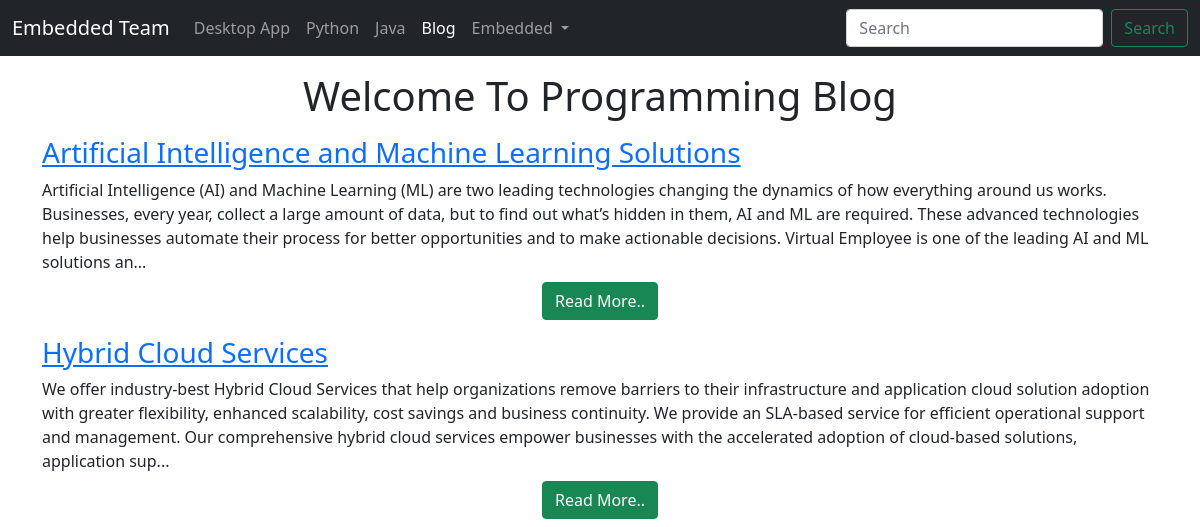
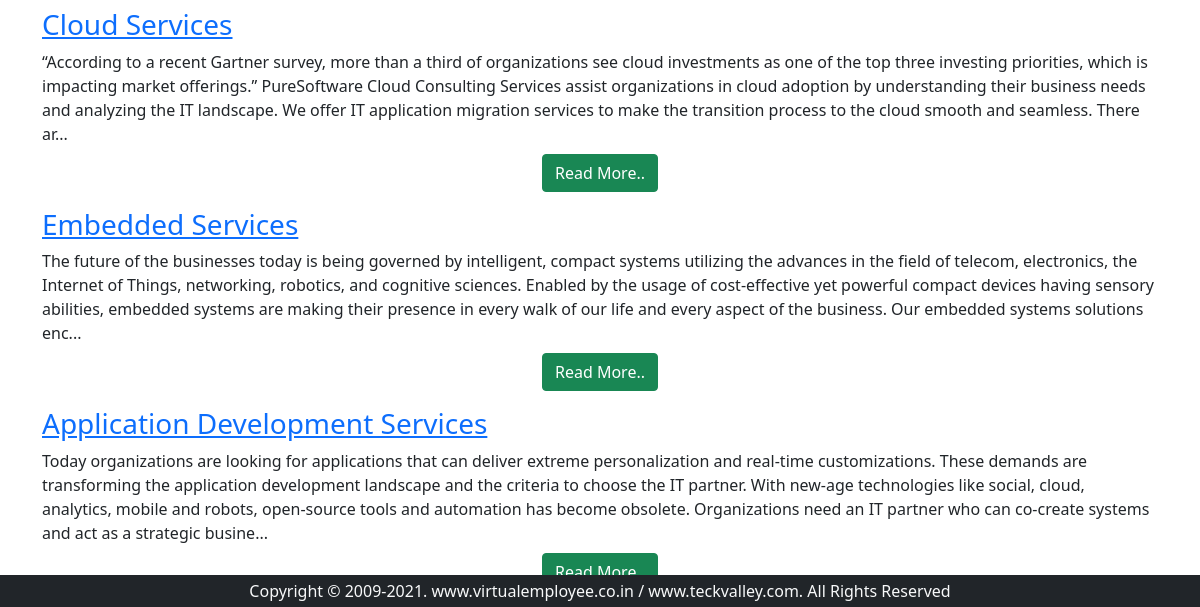
/blog/, run on an earlier commit of the app's database (2 pictures, top to bottom).
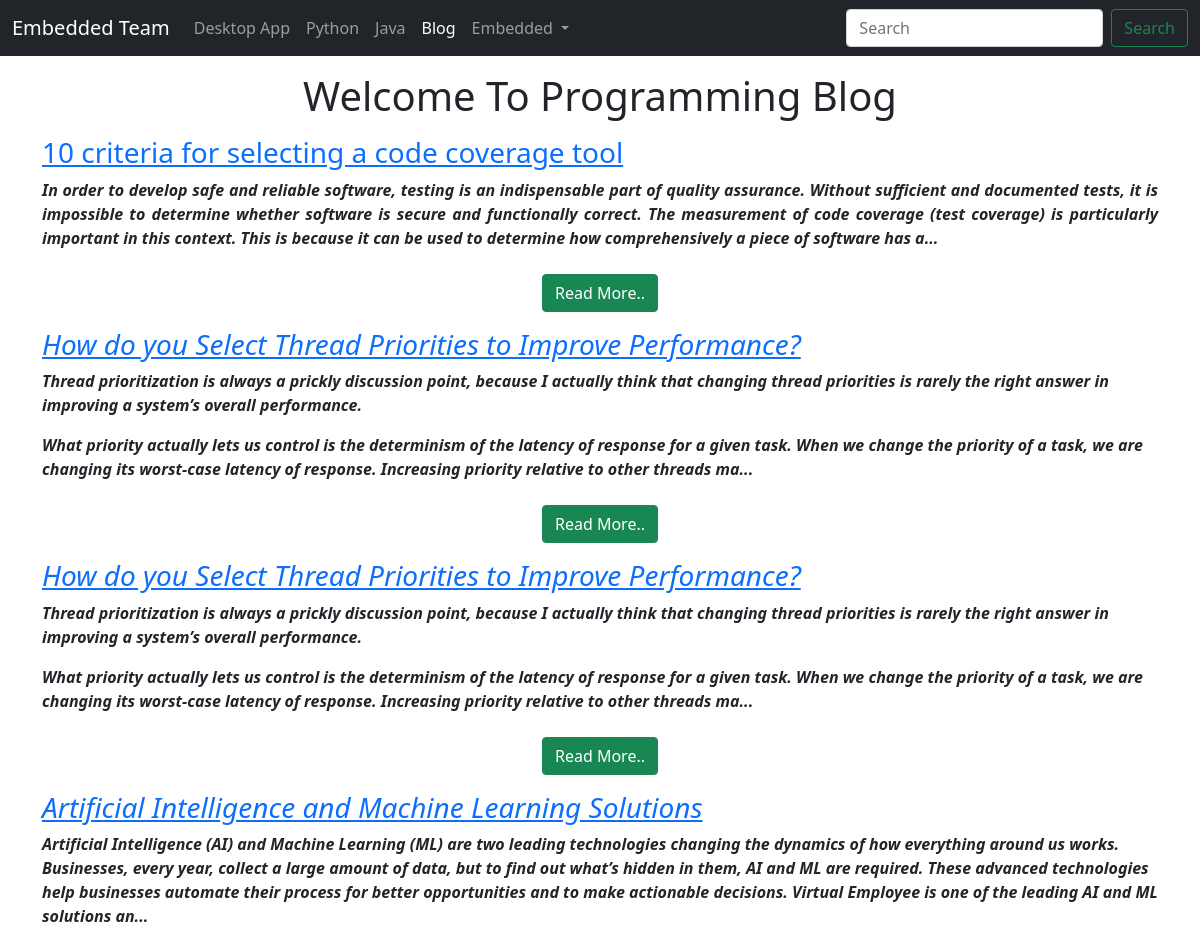
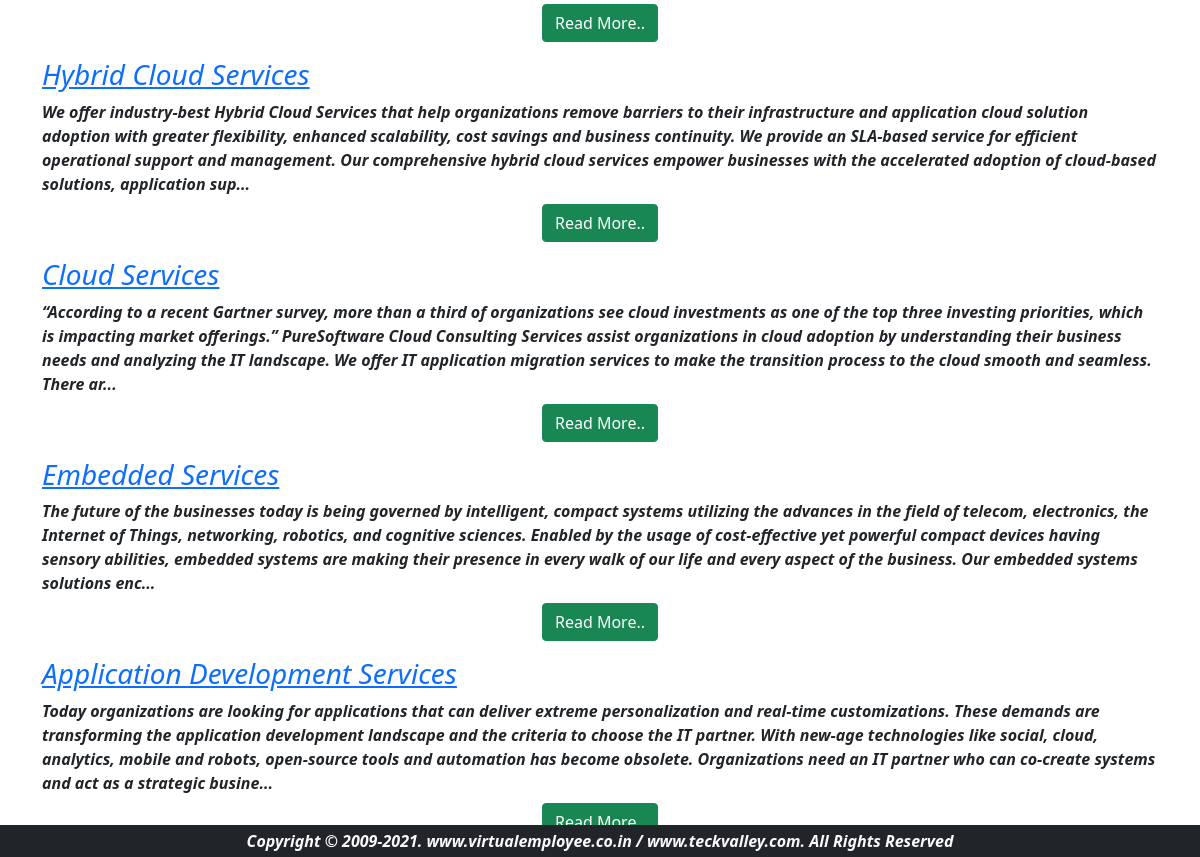
And on a later commit of the database (2 pictures, top to bottom).
### home/models.py (models this page shows, shortened)
class Blog(models.Model):
    sno=models.AutoField(primary_key=True)
    title=models.CharField(max_length=300)
    content=RichTextUploadingField()
    slug=models.CharField(max_length=100)
    time=models.DateTimeField(auto_now_add=True)

### home/views.py (the view)
# urls.py: path('blog/', views.blog, name='blog'),
def blog(request):
    blog=Blog.objects.all().order_by('-time')
    '''
    no_of_posts=4
    page=request.GET.get('page')
    if page is None:
        page=1
    else:
        page=int(page)
    blog=Blog.objects.all().order_by('-time')[(page-1)*no_of_posts:page*no_of_posts]
    length=len(blog)
    if page>1:
        prev=page-1
    else:
        prev=None

    if page<math.ceil(length/no_of_posts):
        nxt=page+1
    else:
        nxt=None
    '''
    return render(request,'blog.html',{'blog':blog})

### templates/blog.html (shortened to what this page needs)
{%extends "base.html"%}
{%block blogactive %}active{%endblock blogactive%}
{%block body%}
<div class="container">
    <h1 class="my-3 text-center">Welcome To Programming Blog</h1>
    {%for blog in blog%}
    <div class="my-2">
        <h3 class="mt-0"><a href="/blogpost/{{blog.slug}}">{{blog.title}}</a> </h3>
        <div>
            {{blog.content | slice:450 | safe}}...
        </div>
        <div class="class text-center">
        <a href="/blogpost/{{blog.slug}}"><button type="button" class="btn btn-success my-2">Read More..</button></a>
        </div>
    </div>
   {%endfor%}
</div>
{%endblock body%}

What changed in the data, as far as the page shows it:
added Blog: title "10 criteria for selecting a code coverage tool", content "In order to develop safe and reliable software, testing is an indispensable part of quality assurance. Without sufficient and documented tests, it is impossible to determine whether software is secure and functionally correct. The measurement of code coverage (test coverage) is particularly important in this context. This is because it can be used to determine how comprehensively a piece of software has a"
added Blog: title "How do you Select Thread Priorities to Improve Performance?", content "Thread prioritization is always a prickly discussion point, because I actually think that changing thread priorities is rarely the right answer in improving a system’s overall performance. What priority actually lets us control is the determinism of the latency of response for a given task. When we change the priority of a task, we are changing its worst-case latency of response. Increasing priority relative to other threads ma"
added Blog: title "How do you Select Thread Priorities to Improve Performance?", content "Thread prioritization is always a prickly discussion point, because I actually think that changing thread priorities is rarely the right answer in improving a system’s overall performance. What priority actually lets us control is the determinism of the latency of response for a given task. When we change the priority of a task, we are changing its worst-case latency of response. Increasing priority relative to other threads ma"
